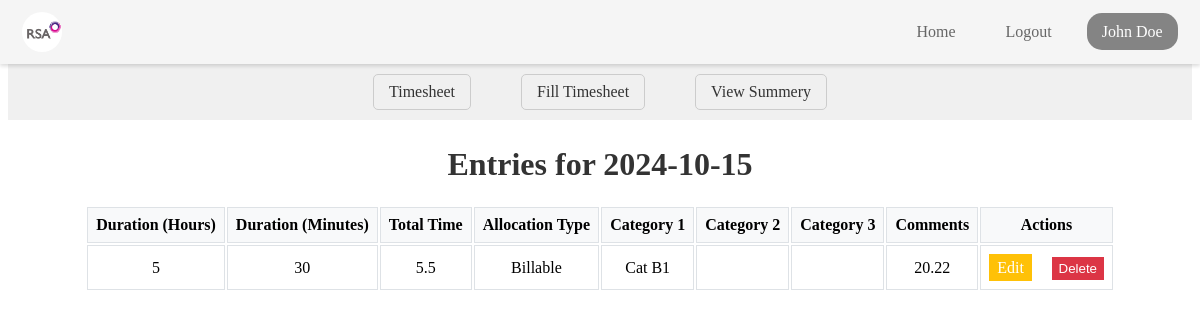
Page /view_entries_by_date/2024-10-15 (signed in) on the committed database.
### tables this page shows
CREATE TABLE EMS_users (
    EmployeeID TEXT PRIMARY KEY,
    Fname TEXT,
    Mname TEXT,
    Lname TEXT,
    ManagerID TEXT,
    EMSlogin TEXT,
    Role TEXT,
    Team TEXT,
    ManagerName TEXT,
    Password TEXT
, Email VARCHAR(255));

CREATE TABLE timesheet_entries (
    entree_id INTEGER PRIMARY KEY AUTOINCREMENT,
    employee_id TEXT,
    fname TEXT,
    lname TEXT,
    team TEXT,
    manager_name TEXT,
    date TEXT,
    duration_hours INTEGER,
    duration_minutes INTEGER,
    billable_time REAL,
    nonbillable_admin_time REAL,
    nonbillable_training_time REAL,
    unavailable_time Real,
    total_time REAL,
    project_code TEXT,
    allocation_type TEXT,
    holiday_status TEXT,
    category_1 TEXT,
    category_2 TEXT,
    category_3 TEXT,
    comments TEXT
, entry_timestamp REAL);

### app.py (the view)
@app.route('/view_entries_by_date/<date>', methods=['GET'])
@login_required
def view_entries_by_date(date):
    try:
        conn = get_db_connection()
        entries = conn.execute(
            'SELECT * FROM timesheet_entries WHERE date = ? AND employee_id = ?',
            (date, current_user.id)
        ).fetchall()
        conn.close()
    except Exception as e:
        return redirect(url_for('view_summary'))
    return render_template('view_entries_by_date.html', entries=entries, date=date, id =current_user.id, fname=current_user.fname, lname=current_user.lname, role=current_user.role, team=current_user.team ,managername=current_user.managername, email =current_user.email)

### app.py (called while the page is built)
def get_db_connection():
    conn = sqlite3.connect('ems_user.db')
    conn.row_factory = sqlite3.Row
    return conn

@login_manager.user_loader
def load_user(user_id):
    conn = get_db_connection()
    user = conn.execute('SELECT * FROM EMS_users WHERE EmployeeID = ?', (user_id,)).fetchone()
    conn.close()
    if user:
        return User(user['EmployeeID'], user['Fname'], user['Lname'], user['Role'], user['Team'] ,user['ManagerName'],user['Email'])
    return None

### templates/view_entries_by_date.html (shortened to what this page needs)
<!DOCTYPE html>
<html lang="en">
  <head>
    <link
      rel="stylesheet"
      href="{{ url_for('static', filename='css/timesheet/view_entries_by_date.css') }}"
    />
</head>
<body>
  <div>
        {% include 'navbar.html' %}
  <nav class="ts-nav-container">
        <div class="ts-nav-center">
          <a href="/timesheet_home" class="ts-nav-link">Timesheet</a>
          <a href="/fill_timesheet" class="ts-nav-link">Fill Timesheet</a>
           <a href="/view_summary" class="ts-nav-link">View Summery</a>
        </div>
      </nav>
      <div class="view-box">
<h1 class="ts-dateentry-title">Entries for {{ date }}</h1>
<table>
<thead class="ts-dateentry-header">
<tr class="ts-dateentry-header-row">
<th class="ts-dateentry-header-cell">Duration (Hours)</th>
<th class="ts-dateentry-header-cell">Duration (Minutes)</th>
<th class="ts-dateentry-header-cell">Total Time</th>
<th class="ts-dateentry-header-cell">Allocation Type</th>
<th class="ts-dateentry-header-cell">Category 1</th>
<th class="ts-dateentry-header-cell">Category 2</th>
 <th class="ts-dateentry-header-cell">Category 3</th>
<th class="ts-dateentry-header-cell">Comments</th>
<th class="ts-dateentry-header-cell">Actions</th>
</tr>
</thead>
<tbody>
 {% if entries %} {% for entry in entries %}
<tr class="ts-dateentry-row">
<td class="ts-dateentry-cell">{{ entry.duration_hours }}</td>
<td class="ts-dateentry-cell">{{ entry.duration_minutes }}</td>
<td class="ts-dateentry-cell">{{ entry.total_time }}</td>
<td class="ts-dateentry-cell">{{ entry.allocation_type }}</td>
<td class="ts-dateentry-cell">{{ entry.category_1 }}</td>
<td class="ts-dateentry-cell">{{ entry.category_2 }}</td>
<td class="ts-dateentry-cell">{{ entry.category_3 }}</td>
<td class="ts-dateentry-cell">{{ entry.comments }}</td>
<td class="ts-dateentry-cell">
<a  class="ts-dateentry-link" href="{{ url_for('edit_entry', entry_id=entry.entree_id) }}">Edit</a>
<form
 class="ts-dateentry-form"
action="{{ url_for('delete_entry', entry_id=entry.entree_id) }}"
method="post"
 >
<button class="ts-dateentry-button" type="submit">Delete</button>
 </form>
</td>
 </tr>
{% endfor %} {% else %}
<tr class="ts-dateentry-row">
<td colspan="9" class="ts-dateentry-cell">No entries found for this date.</td>
</tr>
 {% endif %}
 </tbody>
</table>
      </div>
  </div>
</body>
</html>

### templates/navbar.html (shortened to what this page needs)
<!DOCTYPE html>
<html lang="en">
  <head>
    <link
      rel="stylesheet"
      href="{{ url_for('static', filename='css/navbar/navbar.css') }}"
    />
  </head>
  <body>
    <header id="navbar">
      <nav class="navbar-container container">
        <a href="/home" class="home-link">
          <div class="navbar-logo">
            <img
              src="{{ url_for('static', filename='images/logo.png') }}"
              alt="Logo"
            />
          </div>
        </a>
        <div class="navbar-links">
          <a class="navbar-link" href="/home">Home</a>
          <a class="navbar-link" href="/logout">Logout</a>
          <div class="navInfo" data-toggle="false">
            <a class="navbar-link-name" href="#">
              <span>{{ fname }} {{ lname }}</span>
            </a>
          </div>
        </div>
      </nav>
    </header>
  </body>
</html>

### static/css/timesheet/view_entries_by_date.css (style rules this page uses)
.ts-dateentry-title { font-size: 2em; color: #333; text-align: center; }
.ts-dateentry-header { background-color: #f8f9fa; }
.ts-dateentry-header-cell { font-weight: bold; padding: 0.5em; border: 1px solid #dee2e6; }
.ts-dateentry-row { background-color: #fff; }
.ts-dateentry-cell { padding: 0.5em; border: 1px solid #dee2e6; }
.ts-dateentry-link { background-color: #ffc107; color: white; border: none; padding: 0.3em 0.5em; cursor: pointer; margin-right: 1em; text-decoration: none; display: inline-block; }
.ts-dateentry-form { display: inline-block; }
.ts-dateentry-button { background-color: #dc3545; color: white; border: none; padding: 0.3em 0.5em; cursor: pointer; }
.ts-nav-container { margin-top: 64px; margin-bottom: 5px; display: flex; justify-content: center; align-items: center; padding: 10px 20px; background-color: #f0f0f0; }
.ts-nav-center { display: flex; }
.ts-nav-link { margin: 0 25px; text-decoration: none; color: #333; border: 1px solid #ccc; padding: 8px 15px; border-radius: 5px; }
.view-box { text-align: center; align-items: center; justify-content: center; display: flex; flex-direction: column; }

### static/css/navbar/navbar.css (style rules this page uses)
#navbar { --navbar-bg-color: whitesmoke; --navbar-text-color: #666; --navbar-text-color-focus: #fff; --navbar-bg-contrast: rgb(255, 0, 85); position: fixed; top: 0; left: 0; right: 0; height: 64px; background-color: var(--navbar-bg-color); box-shadow: 0 2px 4px rgba(0, 0, 0, 0.15); z-index: 99; }
.navbar-container { display: flex; justify-content: space-between; align-items: center; height: 100%; padding: 0 1.4rem; }
.home-link { display: flex; align-items: center; }
.navbar-logo { background-color: var(--navbar-text-color-focus); border-radius: 50%; width: 40px; height: 40px; margin-right: 0.5em; }
.navbar-logo img { width: 50px; margin-top: -0.42rem; margin-left: -0.2rem; }
.navbar-links { display: flex; align-items: center; gap: 20px; }
.navbar-link { color: var(--navbar-text-color); text-decoration: none; border-radius: 15px; font-weight: 500; padding: 10px 15px; transition: background-color 0.3s ease; border-radius: 15px; }
.navbar-link-name { background-color: #666666c9; color: #fff; padding: 10px 15px; border-radius: 15px; text-decoration: none; }
.navInfo { position: relative; color: black; }

### rows in the picture
EMS_users: Fname "John", Lname "Doe"
timesheet_entries: duration_hours "5", duration_minutes "30", total_time "5.5", allocation_type "Billable", category_1 "Cat B1", comments "20.22"

### other values in the picture
{{ date }} "2024-10-15"
